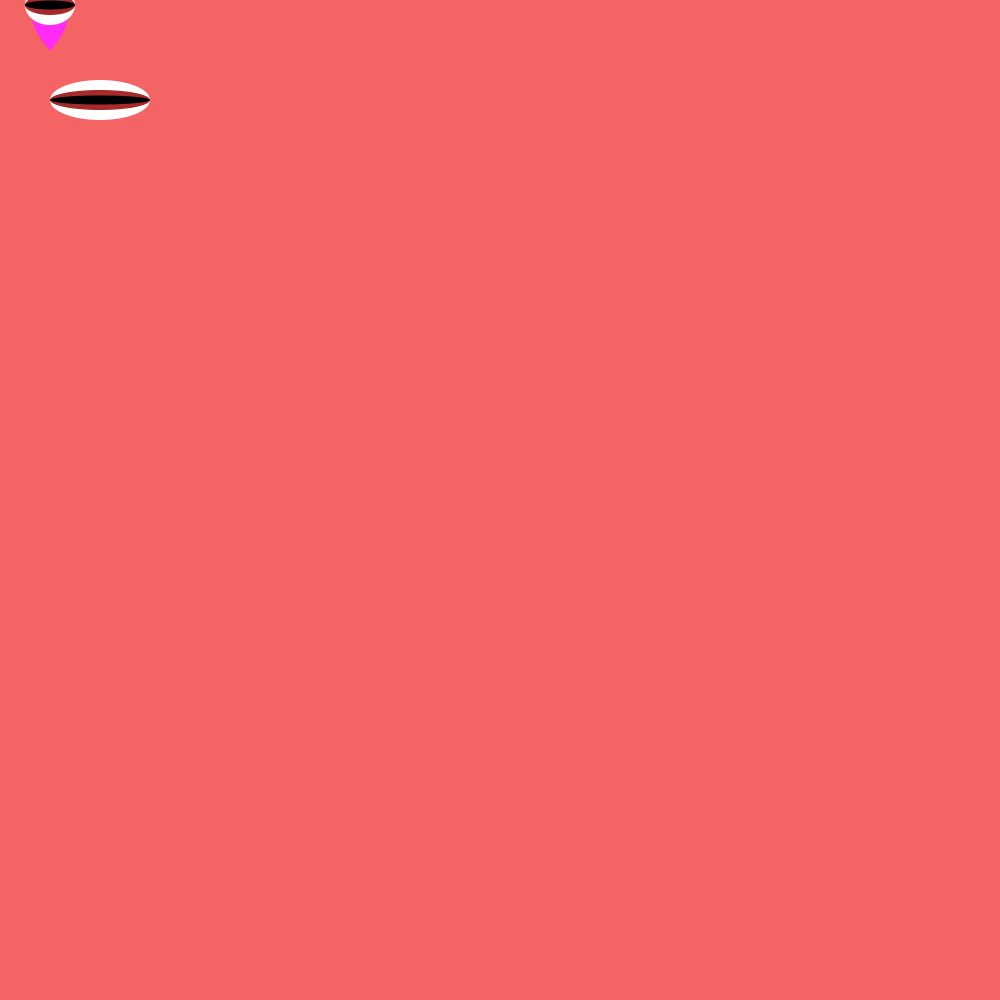
Frame 1 (no input)
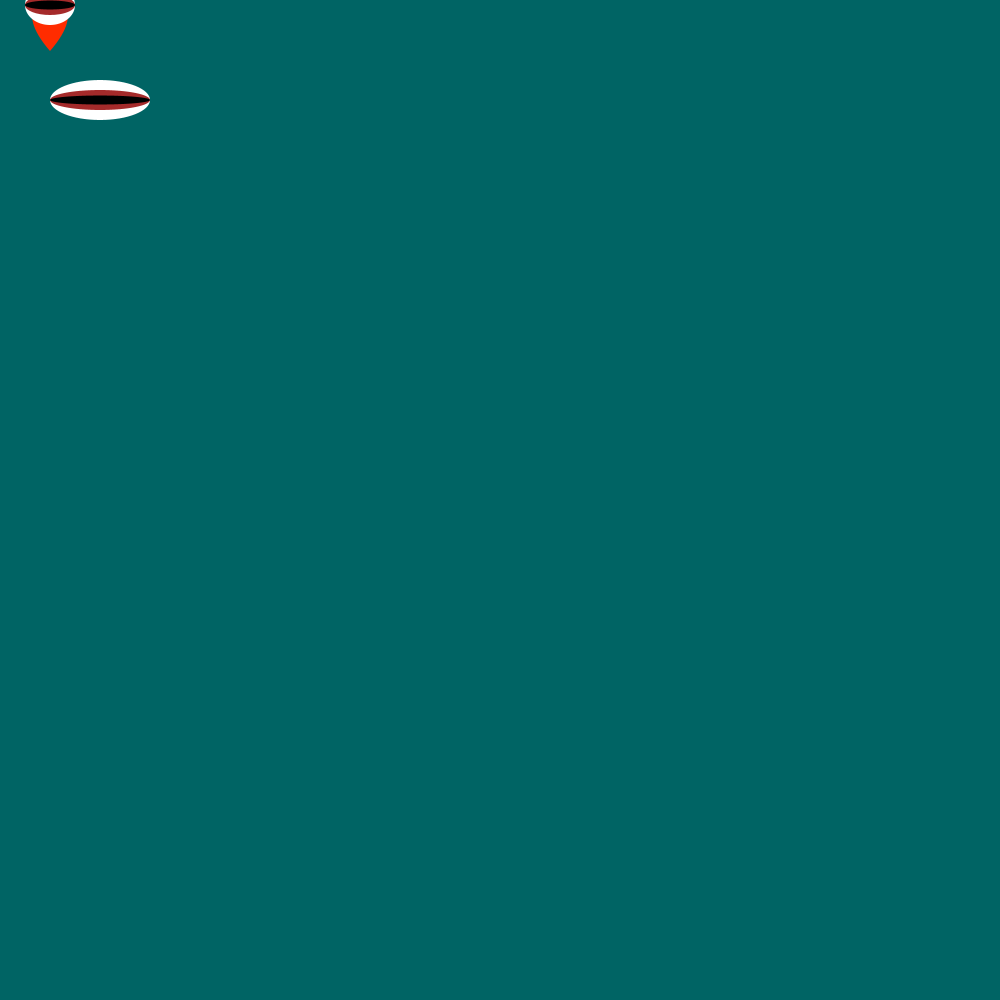
Frame 60 (the mouse pressed at the canvas centre just before this capture)
Frame 120 (the mouse held since frame 60 and released just before this capture): identical to frame 60, image omitted

The Processing sketch that drew these frames (run headless with seeded random() and noise(); from frame 60 on, the mouse is pressed at the canvas centre):

// Processing sketch: processing_6282
// ── processing_6282.pde


int a;
PFont font;
float x = 44; // X-coordinate of text
float y = 51; // Y-coordinate of text
float f = 255;
float s = 160;
float d = 95;
float q = 50;
float w = 5;
boolean wPressed, aPressed, sPressed, dPressed;

void setup() 
{
  size(1000, 1000);
  frameRate(50);
  s = d = 100;


  strokeWeight(3);
}

void draw() 
{

  rect(25, 25, 50, 50);

  background(0);
  fill(204, 120);
  rect(0, 0, width, height);
  fill(0);
  f = f - 10;
  //s = s + 1;
  // If the cursor is over the text, change the positiona
  if ((mouseX >= x) && (mouseX <= x+55) &&
    (mouseY >= y-24) && (mouseY <= y)) {
    x += random(-5, 5);
    y += random(-5, 5);
    s += random(x, y);    
    d += random(x, y);
    w += random(x, y);

if (w > y)
    {
      w = y- 10;
    }


    if (d > y)
    {
      d = y- 10;
    }

    if (f < 5)     
    {
      f = 255;
    }  
    if (s < Y)
    {
      s = X;
    }
   
}
  background(f,d,s);


  smooth();
  noStroke();
  fill(255,x,f);
  beginShape();
  vertex(50, 15); 
  bezierVertex(50, -5, 90, 5, 50, y); 
  vertex(50, 15); 
  bezierVertex(50, -5, 10, 5, 50, y); 
  endShape();


  //slug
  fill(255, 255, 255);
  ellipse(s, d, s, 40);
  fill(165, 42, 42);
  ellipse(s, d, s, 20);
  fill(0, 0, 0);
  ellipse(s, d, s, 9);

 fill(255, 255, 255);
  ellipse(q, w, q, 40);
  fill(165, 42, 42);
  ellipse(q, w, q, 20);
  fill(0, 0, 0);
  ellipse(q, w, q, 9);

  //sword


  // text("Lol", 80, y);
}



void keyPressed(){
  if (key == 'a')

  {
    s = s - 10;
  }

  if (key == 'd')

  {
    s = s + 10;
  }

  if (key == 'w')
  {
    d = d - 10;
  }

  if (key == 's')
  {
    d = d + 10;
  }
  // second slug

  if (key == 'j')

  {
    q = q - 10;
  }

  if (key == 'l')

  {
    q = q + 10;
  }

  if (key == 'i')
  {
    w = w - 10;
  }

  if (key == 'k')
  {
    w = w + 10;
  }

}
